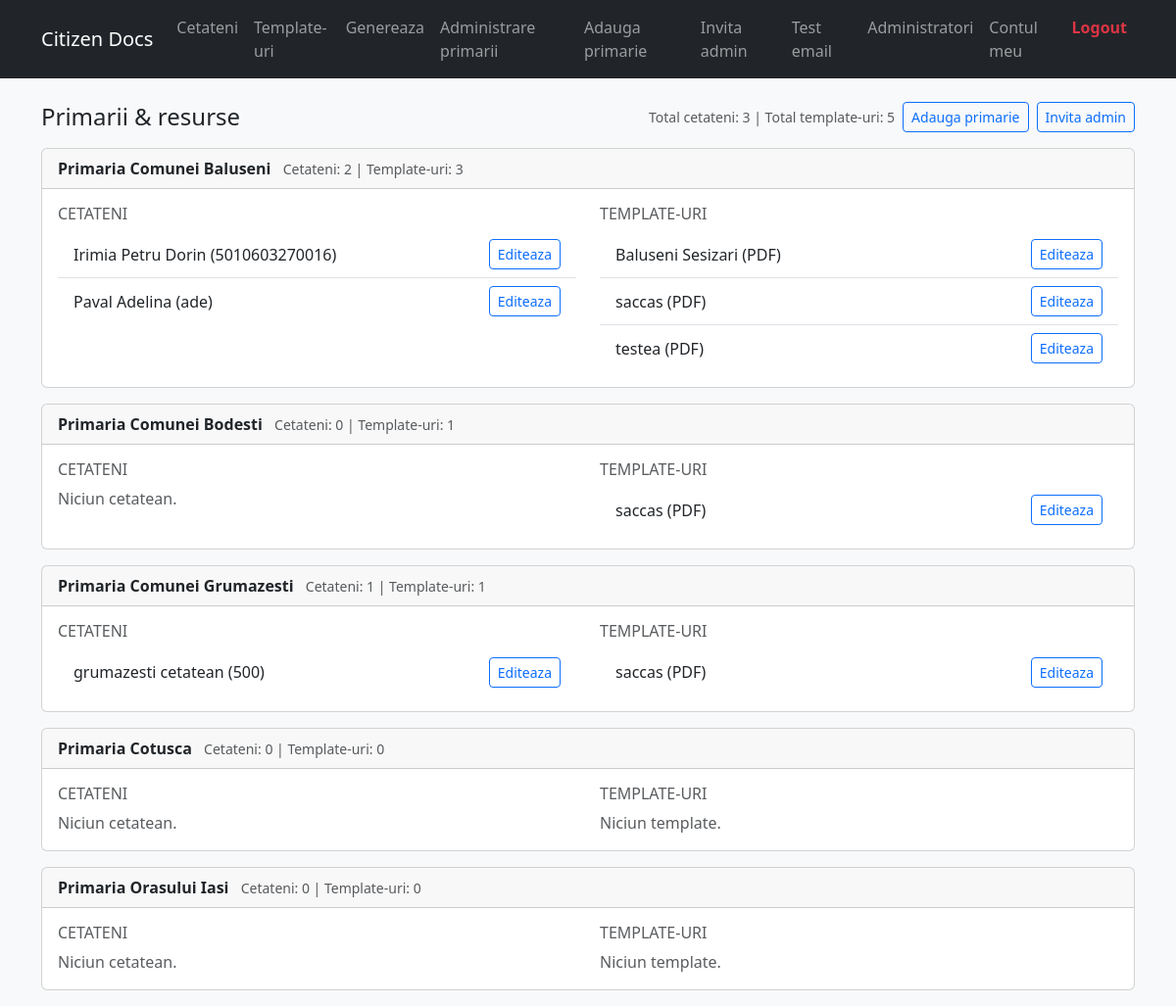
Screenshot of /superadmin/overview/ (signed in) with the database file from the repository.
### core/models.py (models this page shows, shortened)
class Municipality(models.Model):
    name = models.CharField(max_length=200, unique=True)
    slug = models.SlugField(unique=True, blank=True)
    street = models.CharField(max_length=200, blank=True)
    number = models.CharField(max_length=20, blank=True)
    city = models.CharField(max_length=100, blank=True)
    county = models.CharField(max_length=100, blank=True)
    postal_code = models.CharField(max_length=20, blank=True)
    cif = models.CharField("Cod identificare fiscala", max_length=50, blank=True)
    email = models.EmailField(blank=True)
    phone = models.CharField(max_length=50, blank=True)
    mayor_name = models.CharField(max_length=150, blank=True)
    extra_info = models.TextField(blank=True)
    header_logo = models.ImageField(
        upload_to="municipality_headers/", null=True, blank=True
    )
    header_banner = models.ImageField(
        upload_to="municipality_headers/", null=True, blank=True
    )
    created_at = models.DateTimeField(auto_now_add=True)
    class Meta:
        ordering = ["name"]

class Citizen(models.Model):
    STATUS_CHOICES = [
        ("updated", "Date actualizate"),
        ("pending_validation", "Se asteapta validare"),
        ("needs_update", "Necesita actualizare"),
        ("up_to_date", "Date la zi"),
    ]
    full_name = models.CharField(max_length=200)
    identifier = models.CharField(
        max_length=50,
        blank=True,
        help_text="Ex: CNP sau un cod intern",
    )
    municipality = models.ForeignKey(
        Municipality, null=True, blank=True, on_delete=models.SET_NULL, related_name="citizens"
    )
    user = models.OneToOneField(
        User,
        null=True,
        blank=True,
        on_delete=models.SET_NULL,
        related_name="citizen_profile",
    )
    nume = models.CharField(max_length=100, blank=True)
    prenume = models.CharField(max_length=100, blank=True)
    cnp = models.CharField(max_length=13, unique=True, null=True, blank=True)
    strada = models.CharField(max_length=200, blank=True)
    nr = models.CharField(max_length=20, blank=True)
    localitate = models.CharField(max_length=200, blank=True)
    judet = models.CharField(max_length=200, blank=True)
    telefon = models.CharField(max_length=50, blank=True)
    email_recuperare = models.EmailField(blank=True)
    email_recuperare_verified = models.BooleanField(default=False)
    email_recuperare_pending = models.EmailField(blank=True)
    beneficiar = models.CharField(max_length=200, blank=True)
    emitent = models.CharField(max_length=200, blank=True)
    tip_document = models.CharField(max_length=200, blank=True)
    numar_document_extern = models.CharField(max_length=200, blank=True)
    data_emitere = models.DateField(null=True, blank=True)
    data = models.JSONField(default=dict, blank=True)
    profile_status = models.CharField(
        max_length=30, choices=STATUS_CHOICES, default="up_to_date"
    )
    created_at = models.DateTimeField(auto_now_add=True)
    updated_at = models.DateTimeField(auto_now=True)

class DocumentTemplate(models.Model):
    OUTPUT_CHOICES = [
        ("pdf", "PDF"),
        ("word", "Word (.doc pe baza de HTML)"),
    ]
    name = models.CharField(max_length=200)
    slug = models.SlugField(unique=True, blank=True)
    description = models.TextField(blank=True)
    body_html = models.TextField()
    output_type = models.CharField(
        max_length=10, choices=OUTPUT_CHOICES, default="pdf"
    )
    municipalities = models.ManyToManyField(
        Municipality,
        blank=True,
        related_name="templates",
        help_text="Lasa necompletat pentru a fi disponibil tuturor primariilor",
    )
    created_by = models.ForeignKey(
        User, null=True, blank=True, on_delete=models.SET_NULL
    )
    dynamic_fields = models.JSONField(default=list, blank=True)
    created_at = models.DateTimeField(auto_now_add=True)
    updated_at = models.DateTimeField(auto_now=True)
    class Meta:
        ordering = ["name"]

### core/views.py (the view)
# urls.py: path("superadmin/overview/", views.superadmin_overview, name="superadmin_overview"),
@user_passes_test(lambda u: u.is_superuser)
def superadmin_overview(request):
    municipalities = (
        Municipality.objects.all()
        .prefetch_related("citizens", "templates")
        .order_by("name")
    )
    total_citizens = Citizen.objects.count()
    total_templates = DocumentTemplate.objects.count()
    return render(
        request,
        "core/superadmin_overview.html",
        {
            "municipalities": municipalities,
            "total_citizens": total_citizens,
            "total_templates": total_templates,
        },
    )

### templates/core/superadmin_overview.html (shortened to what this page needs)
{% extends "base.html" %}
{% block content %}
<div class="d-flex justify-content-between align-items-center mb-3">
  <h1 class="h4 mb-0">Primarii & resurse</h1>
  <div class="d-flex align-items-center gap-2">
    <div class="text-muted small">
      Total cetateni: {{ total_citizens }} | Total template-uri: {{ total_templates }}
    </div>
    <a class="btn btn-sm btn-outline-primary" href="{% url 'municipality_create' %}">Adauga primarie</a>
    <a class="btn btn-sm btn-outline-primary" href="{% url 'admin_invite_create' %}">Invita admin</a>
  </div>
</div>
{% for m in municipalities %}
  <div class="card mb-3">
    <div class="card-header d-flex justify-content-between align-items-center">
      <div>
        <strong>{{ m.name }}</strong>
        <span class="text-muted small ms-2">Cetateni: {{ m.citizens.count }} | Template-uri: {{ m.templates.count }}</span>
      </div>
    </div>
    <div class="card-body row">
      <div class="col-md-6">
        <h6 class="text-uppercase text-muted">Cetateni</h6>
        {% if m.citizens.all %}
          <ul class="list-group list-group-flush">
            {% for c in m.citizens.all %}
              <li class="list-group-item d-flex justify-content-between align-items-center">
                <span>{{ c.full_name }} ({{ c.identifier }})</span>
                <a class="btn btn-sm btn-outline-primary" href="{% url 'citizen_edit' c.pk %}">Editeaza</a>
              </li>
            {% endfor %}
          </ul>
        {% else %}
          <p class="text-muted mb-0">Niciun cetatean.</p>
        {% endif %}
      </div>
      <div class="col-md-6">
        <h6 class="text-uppercase text-muted">Template-uri</h6>
        {% if m.templates.all %}
          <ul class="list-group list-group-flush">
            {% for t in m.templates.all %}
              <li class="list-group-item d-flex justify-content-between align-items-center">
                <span>{{ t.name }} ({{ t.get_output_type_display }})</span>
                <a class="btn btn-sm btn-outline-primary" href="{% url 'template_edit' t.slug %}">Editeaza</a>
              </li>
            {% endfor %}
          </ul>
        {% else %}
          <p class="text-muted mb-0">Niciun template.</p>
        {% endif %}
      </div>
    </div>
  </div>
{% empty %}
  <p class="text-muted">Nu exista primarii inregistrate.</p>
{% endfor %}
{% endblock %}

### templates/base.html (shortened to what this page needs)
<!DOCTYPE html>
<html lang="ro">
  <head>
    <link
      href="https://cdn.jsdelivr.net/npm/bootstrap@5.3.3/dist/css/bootstrap.min.css"
      rel="stylesheet"
    />
  </head>
  <body class="bg-light">
    <nav class="navbar navbar-expand-lg navbar-dark bg-dark mb-4">
      <div class="container">
        <a class="navbar-brand" href="{% url 'home' %}">Citizen Docs</a>
        <div class="collapse navbar-collapse" id="mainNav">
          <div class="navbar-nav me-auto">
            {% if request.user.is_staff %}
              <a class="nav-link" href="{% url 'citizen_list' %}">Cetateni</a>
              <a class="nav-link" href="{% url 'template_list' %}">Template-uri</a>
              <a class="nav-link" href="{% url 'generate_select' %}">Genereaza</a>
              {% if request.user.is_superuser %}
                <a class="nav-link" href="{% url 'superadmin_overview' %}">Administrare primarii</a>
                <a class="nav-link" href="{% url 'municipality_create' %}">Adauga primarie</a>
                <a class="nav-link" href="{% url 'admin_invite_create' %}">Invita admin</a>
                <a class="nav-link" href="{% url 'superadmin_send_test_email' %}">Test email</a>
                <a class="nav-link" href="{% url 'superadmin_admins' %}">Administratori</a>
              {% endif %}
            {% elif request.user.is_authenticated %}
              <a class="nav-link" href="{% url 'citizen_request_document' %}">Cere document</a>
            {% endif %}
          </div>
          <div class="navbar-nav">
            {% if request.user.is_authenticated %}
              {% if request.user.is_staff %}
                <a class="nav-link" href="{% url 'admin_account' %}">Contul meu</a>
              {% else %}
                <a class="nav-link" href="{% url 'citizen_dashboard' %}">Contul meu</a>
              {% endif %}
              <a class="nav-link text-danger fw-bold" href="{% url 'citizen_logout' %}">Logout</a>
            {% else %}
              <a class="nav-link" href="{% url 'citizen_login' %}">Login cetatean</a>
              <a class="nav-link" href="/admin/">Login admin</a>
              <a class="nav-link" href="{% url 'superadmin_request_code' %}">Login super admin</a>
            {% endif %}
          </div>
        </div>
      </div>
    </nav>
    <div class="container">
      {% block content %}{% endblock %}
    </div>
  </body>
</html>

### templates/base.html (style rules this page uses)
body { min-height: 100vh; }
.container { max-width: 1140px; }

### rows the page displays
Municipality: name "Primaria Comunei Baluseni", citizens.count "2", templates.count "3"
Citizen: full_name "Irimia Petru Dorin", identifier "5010603270016"
Citizen: full_name "Paval Adelina", identifier "ade"
DocumentTemplate: name "Baluseni Sesizari", output_type "PDF"
DocumentTemplate: name "saccas", output_type "PDF"
DocumentTemplate: name "testea", output_type "PDF"
Municipality: name "Primaria Comunei Bodesti", citizens.count "0", templates.count "1", shows "Niciun cetatean."
Municipality: name "Primaria Comunei Grumazesti", citizens.count "1", templates.count "1"
Citizen: full_name "grumazesti cetatean", identifier "500"
Municipality: name "Primaria Cotusca", citizens.count "0", templates.count "0", shows "Niciun cetatean.", shows "Niciun template."
Municipality: name "Primaria Orasului Iasi", citizens.count "0", templates.count "0", shows "Niciun cetatean.", shows "Niciun template."

### other values shown
{{ total_citizens }} "3"
{{ total_templates }} "5"
